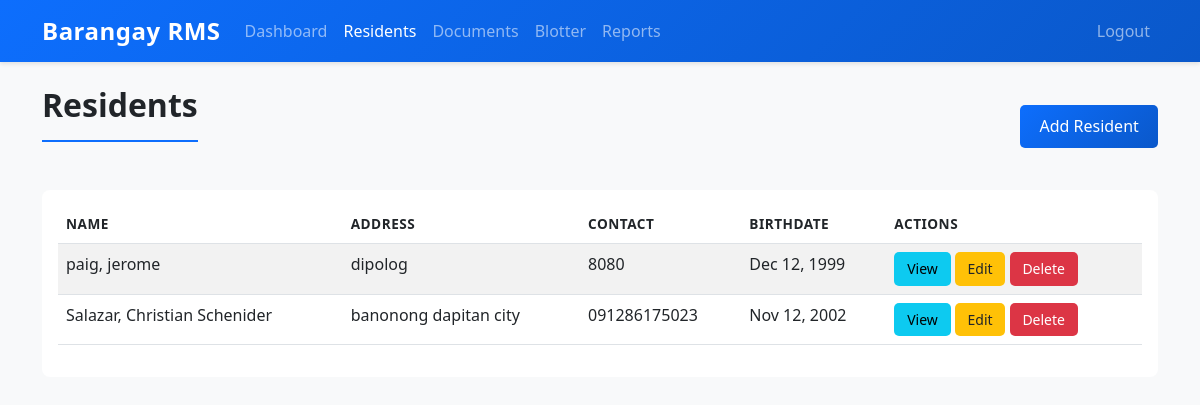
The app's page /pages/residents.php (signed in) with its own data.
### tables this page shows
CREATE TABLE `residents` (
  `id` int(11) NOT NULL AUTO_INCREMENT,
  `first_name` varchar(50) NOT NULL,
  `last_name` varchar(50) NOT NULL,
  `middle_name` varchar(50) DEFAULT NULL,
  `address` text NOT NULL,
  `birthdate` date NOT NULL,
  `contact_number` varchar(15) DEFAULT NULL,
  `email` varchar(100) DEFAULT NULL,
  `gender` enum('Male','Female','Other') DEFAULT NULL,
  `civil_status` enum('Single','Married','Widowed','Divorced') DEFAULT NULL,
  `occupation` varchar(100) DEFAULT NULL,
  `created_at` timestamp NOT NULL DEFAULT current_timestamp(),
  `updated_at` timestamp NOT NULL DEFAULT current_timestamp() ON UPDATE current_timestamp(),
  PRIMARY KEY (`id`)
);

### includes/config.php (called while the page is built, shortened)
<?php
class MysqliResultWrapper {
    private $result;
    public function __construct($result) {
        $this->result = $result;
    }
    public function fetch_assoc() {
        return $this->result ? $this->result->fetch_assoc() : null;
    }
}
function query_helper($conn, $sql) {
    if ($conn instanceof PDO) {
        $stmt = $conn->query($sql);
        return new PDOResultWrapper($stmt);
    } else {
        $result = $conn->query($sql);
        return new MysqliResultWrapper($result);
    }
}
?>

### includes/functions.php (called while the page is built, shortened)
<?php
function format_date($date) {
    return date('M d, Y', strtotime($date));
}
?>

### pages/residents.php (the view, shortened to what this page needs)
<?php
require_once '../includes/config.php';
require_once '../includes/functions.php';
$result = query_helper($conn, "SELECT * FROM residents ORDER BY last_name, first_name");
?>
<!DOCTYPE html>
<html lang="en">
<head>
    <link href="https://cdn.jsdelivr.net/npm/bootstrap@5.3.0/dist/css/bootstrap.min.css" rel="stylesheet">
    <link href="../assets/css/style.css" rel="stylesheet">
</head>
<body>
    <nav class="navbar navbar-expand-lg navbar-dark bg-primary">
        <div class="container">
            <a class="navbar-brand" href="#">Barangay RMS</a>
            <div class="collapse navbar-collapse" id="navbarNav">
                <ul class="navbar-nav me-auto">
                    <li class="nav-item"><a class="nav-link" href="dashboard.php">Dashboard</a></li>
                    <li class="nav-item"><a class="nav-link active" href="residents.php">Residents</a></li>
                    <li class="nav-item"><a class="nav-link" href="documents.php">Documents</a></li>
                    <li class="nav-item"><a class="nav-link" href="blotter.php">Blotter</a></li>
                    <li class="nav-item"><a class="nav-link" href="reports.php">Reports</a></li>
                </ul>
                <ul class="navbar-nav">
                    <li class="nav-item"><a class="nav-link" href="logout.php">Logout</a></li>
                </ul>
            </div>
        </div>
    </nav>
    <div class="container mt-4">
        <div class="d-flex justify-content-between align-items-center">
            <h1>Residents</h1>
            <a href="add_resident.php" class="btn btn-primary">Add Resident</a>
        </div>
        <div class="table-responsive mt-4">
            <table class="table table-striped">
                <thead>
                    <tr>
                        <th>Name</th>
                        <th>Address</th>
                        <th>Contact</th>
                        <th>Birthdate</th>
                        <th>Actions</th>
                    </tr>
                </thead>
                <tbody>
                    <?php while ($row = $result->fetch_assoc()): ?>
                        <tr>
                            <td><?php echo $row['last_name'] . ', ' . $row['first_name'] . ' ' . $row['middle_name']; ?></td>
                            <td><?php echo $row['address']; ?></td>
                            <td><?php echo $row['contact_number']; ?></td>
                            <td><?php echo format_date($row['birthdate']); ?></td>
                            <td>
                                <a href="view_resident.php?id=<?php echo $row['id']; ?>" class="btn btn-sm btn-info">View</a>
                                <a href="edit_resident.php?id=<?php echo $row['id']; ?>" class="btn btn-sm btn-warning">Edit</a>
                                <a href="?delete=<?php echo $row['id']; ?>" class="btn btn-sm btn-danger" onclick="return confirm('Are you sure?')">Delete</a>
                            </td>
                        </tr>
                    <?php endwhile; ?>
                </tbody>
            </table>
        </div>
    </div>
</body>
</html>

### assets/css/style.css (style rules this page uses)
:root { --primary-color: #0d6efd; --secondary-color: #6c757d; --success-color: #198754; --info-color: #0dcaf0; --warning-color: #ffc107; --danger-color: #dc3545; --light-color: #f8f9fa; --dark-color: #212529; }
body { font-family: 'Segoe UI', Tahoma, Geneva, Verdana, sans-serif; background-color: var(--light-color); color: var(--dark-color); }
.navbar { box-shadow: 0 2px 4px rgba(0,0,0,0.1); background: linear-gradient(135deg, #0d6efd 0%, #0a58ca 100%); }
.navbar-brand { font-weight: 600; font-size: 1.5rem; letter-spacing: 0.5px; }
.btn { border: none; border-radius: 5px; padding: 0.6rem 1.2rem; font-weight: 500; transition: all 0.2s; cursor: pointer; }
.btn-primary { background: linear-gradient(135deg, #0d6efd 0%, #0a58ca 100%); color: white; }
.btn-warning { background-color: #ffc107; color: #212529; }
.btn-danger { background-color: #dc3545; color: white; }
.btn-sm { padding: 0.4rem 0.8rem; font-size: 0.875rem; }
.table { border-collapse: collapse; background-color: white; }
.table thead { background-color: #f8f9fa; font-weight: 600; text-transform: uppercase; font-size: 0.85rem; letter-spacing: 0.5px; }
.table-striped tbody tr:nth-of-type(odd) { background-color: rgba(0, 0, 0, 0.02); }
.table tbody tr { transition: background-color 0.2s; }
.table-responsive { border-radius: 5px; overflow: hidden; }
h1, h2, h3, h4, h5, h6 { color: var(--dark-color); font-weight: 600; margin-bottom: 1.5rem; }
h1 { font-size: 2rem; border-bottom: 2px solid var(--primary-color); padding-bottom: 1rem; }
.mt-4 { margin-top: 2rem; }
.navbar-brand { font-weight: 700; }
.table-responsive { background: #ffffff; border-radius: 0.5rem; padding: 1rem; }

### records on screen
residents: last_name "paig", first_name "jerome", address "dipolog", contact_number "8080", birthdate "Dec 12, 1999"
residents: last_name "Salazar", first_name "Christian", middle_name "Schenider", address "banonong dapitan city", contact_number "091286175023", birthdate "Nov 12, 2002"
